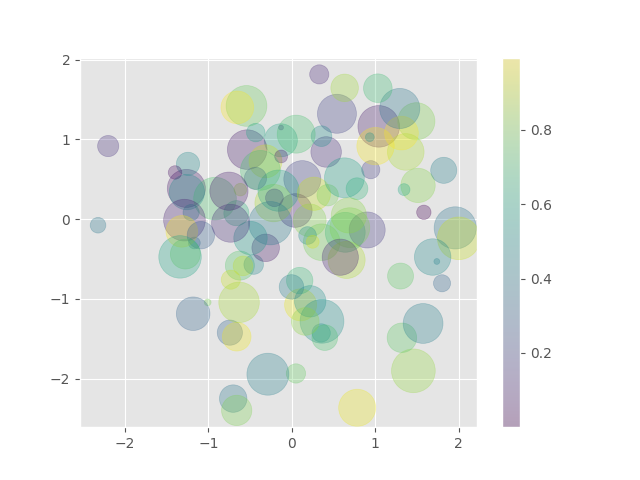

Recreate this plot in Python.
import matplotlib.pyplot as plt
import numpy as np
from sklearn.datasets import load_iris

# set style
plt.style.use('bmh')

# generate data points
rng = np.random.default_rng(0)
x = rng.normal(size=100)
y = rng.normal(size=100)
colors = rng.random(100)
sizes = 1000 * rng.random(100)

# function where alpha sets opacity of points
plt.scatter(x, y, c=colors, s=sizes, alpha=0.3)
plt.colorbar(); # shows color scale
plt.savefig('scatterplot.png')
plt.close()

# scatterplot with iris data
iris = load_iris()
features = iris.data.T
plt.scatter(features[0], features[1], alpha=0.4, s=100*features[3], c=iris.target, cmap='viridis')
plt.xlabel(iris.feature_names[0])
plt.ylabel(iris.feature_names[1])
plt.colorbar()
plt.savefig('iris_scatter.png')

# 4 different properties:
# 1. length (x axis)
# 2. width (y axis)
# 3. petal width (size of dot)
# 4. species (color)